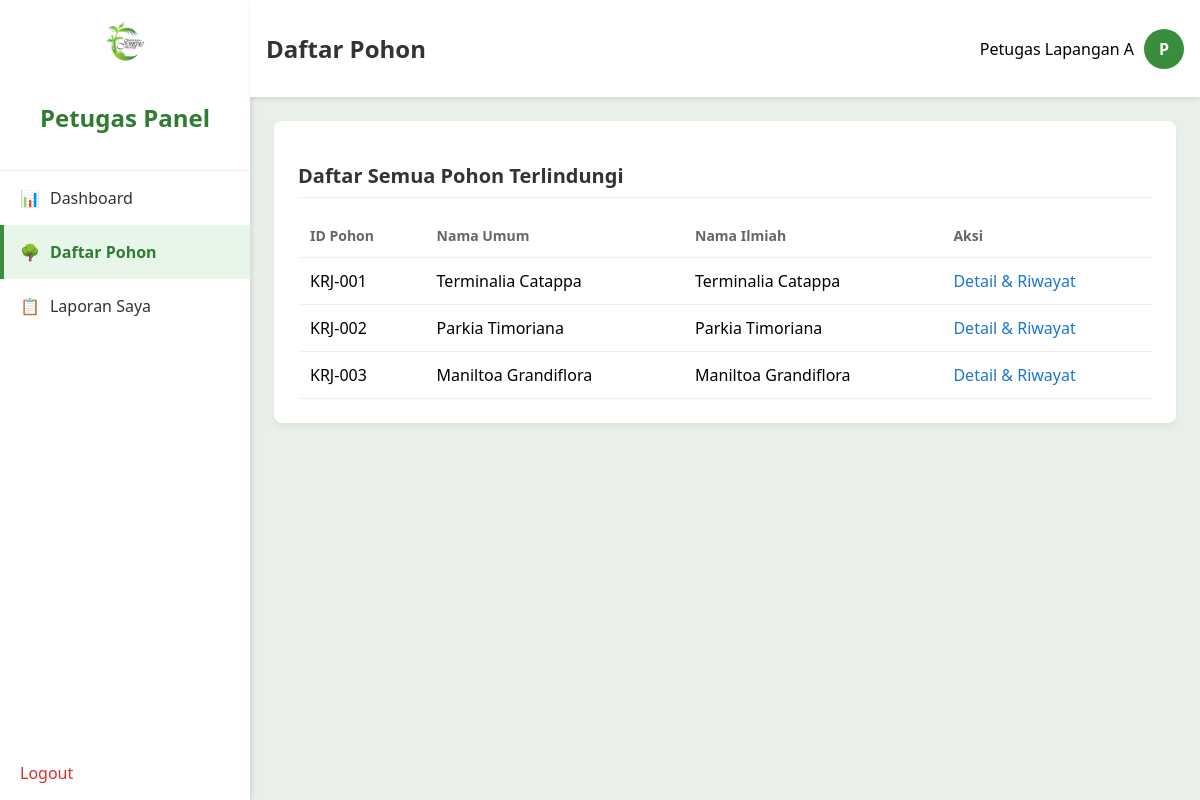
/petugas/daftar_pohon.php (signed in), run on the app's committed database.
### tables this page shows
CREATE TABLE `trees` (
  `id` int(11) NOT NULL,
  `id_pohon_unik` varchar(20) NOT NULL,
  `nama_umum` varchar(100) NOT NULL,
  `nama_ilmiah` varchar(100) DEFAULT NULL,
  `deskripsi` text DEFAULT NULL,
  `emoji` varchar(10) DEFAULT '🌳'
);

### petugas/daftar_pohon.php (the view, shortened to what this page needs)
<?php
include('../includes/header.php');
require_once('../config/database.php');
?>
<div class="card">
    <h2 class="card-title">Daftar Semua Pohon Terlindungi</h2>
    <div class="table-container">
        <table>
            <thead>
                <tr>
                    <th>ID Pohon</th>
                    <th>Nama Umum</th>
                    <th>Nama Ilmiah</th>
                    <th>Aksi</th>
                </tr>
            </thead>
            <tbody>
                <?php
                $sql = "SELECT id, id_pohon_unik, nama_umum, nama_ilmiah FROM trees ORDER BY id_pohon_unik ASC";
                $result = mysqli_query($koneksi, $sql);
                if (mysqli_num_rows($result) > 0) {
                    while($row = mysqli_fetch_assoc($result)) {
                        echo "<tr>";
                        echo "<td>" . htmlspecialchars($row['id_pohon_unik']) . "</td>";
                        echo "<td>" . htmlspecialchars($row['nama_umum']) . "</td>";
                        echo "<td>" . htmlspecialchars($row['nama_ilmiah']) . "</td>";
                        echo "<td><a href='tree_detail.php?id=" . $row['id'] . "' class='action-link'>Detail & Riwayat</a></td>";
                        echo "</tr>";
                    }
                } else {
                    echo "<tr><td colspan='4' class='text-center'>Tidak ada data pohon.</td></tr>";
                }
                ?>
            </tbody>
        </table>
    </div>
</div>
<?php
include('../includes/footer.php');
?>

### assets/css/style.css (style rules this page uses)
body { font-family: 'Segoe UI', Tahoma, Geneva, Verdana, sans-serif; background-color: #E9EFE9; margin: 0; }
.card { background-color: white; padding: 1.5rem; border-radius: 8px; box-shadow: 0 4px 6px rgba(0,0,0,0.05); margin-bottom: 1.5rem; }
.card-title { font-size: 1.25rem; font-weight: 700; color: #333; margin-bottom: 1rem; border-bottom: 1px solid #eee; padding-bottom: 0.5rem; }
.table-container { overflow-x: auto; }
table { width: 100%; border-collapse: collapse; }
th, td { padding: 0.75rem; text-align: left; border-bottom: 1px solid #eee; }
th { font-size: 0.875rem; font-weight: 600; color: #666; }
.action-link { color: #1976D2; font-weight: 500; text-decoration: none; }

### data on the page
trees: id_pohon_unik "KRJ-001", nama_umum "Terminalia Catappa", nama_ilmiah "Terminalia Catappa"
trees: id_pohon_unik "KRJ-002", nama_umum "Parkia Timoriana", nama_ilmiah "Parkia Timoriana"
trees: id_pohon_unik "KRJ-003", nama_umum "Maniltoa Grandiflora", nama_ilmiah "Maniltoa Grandiflora"

### other printed values
$user_role "Petugas"
$page_title "Daftar Pohon"
$user_name "Petugas Lapangan A"
$user_avatar "P"
